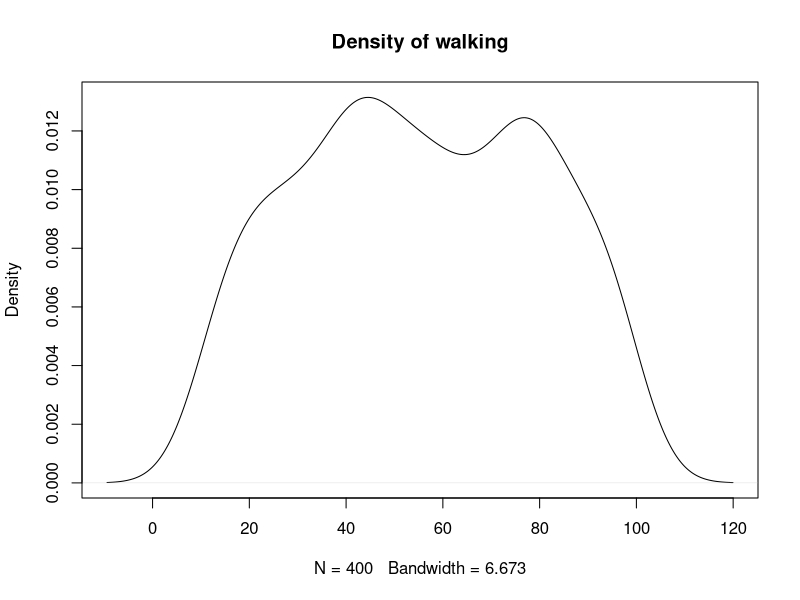
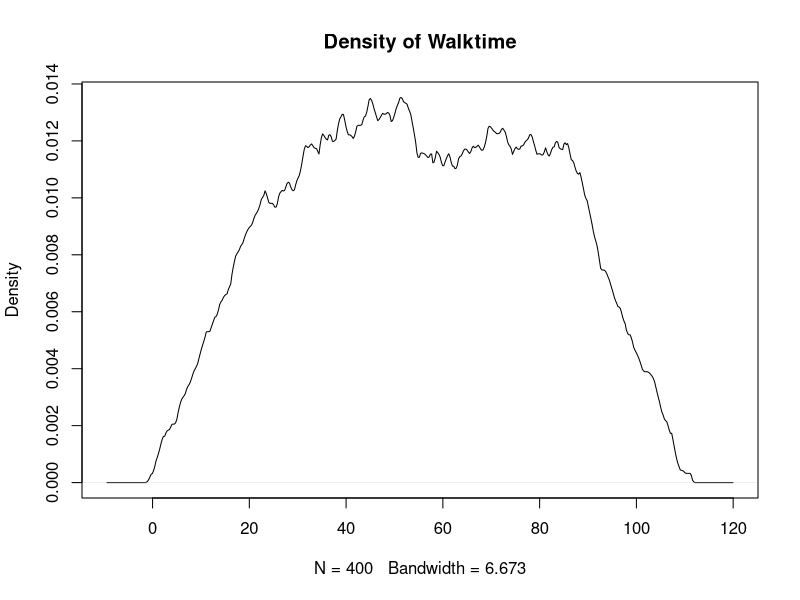

R code for these plots, in order:
walktime <-c(62.11, 71.91, 98.22, 46.48, 55.96, 56.40, 33.88, 13.49, 53.73, 44.39, 78.30, 49.86, 42.96, 26.17, 74.54, 46.25, 53.56, 62.10, 55.80, 46.21, 66.80, 97.28, 54.25, 36.05, 82.09, 89.67, 11.23, 77.41, 56.33, 71.95, 23.77, 45.39, 84.34, 72.38, 86.17, 86.18, 49.04, 77.39, 54.99, 15.43, 36.16, 21.47, 49.65, 89.22, 35.69, 53.77, 76.82, 19.07, 36.42, 92.23, 79.45, 30.95, 18.57, 36.35, 48.14, 16.49, 77.48, 14.44, 12.86, 80.83, 61.62, 83.91, 96.18, 76.79, 16.61, 27.42, 66.81, 17.03, 61.37, 18.28, 37.49, 11.90, 73.68, 10.61, 79.57, 46.42, 30.62, 99.86, 45.32, 37.56, 52.03, 46.72, 68.82, 61.77, 88.57, 73.70, 55.73, 44.02, 17.38, 85.33, 53.52, 56.78, 34.63, 78.35, 41.36, 85.79, 44.32, 50.71, 61.86, 70.15, 14.32, 34.11, 50.23, 55.61, 92.27, 55.16, 75.65, 61.29, 30.96, 94.85, 82.86, 93.23, 49.55, 42.95, 43.16, 58.20, 52.39, 83.00, 32.28, 99.94, 54.70, 87.46, 72.68, 31.44, 39.10, 27.94, 26.34, 11.02, 68.26, 91.10, 67.25, 59.22, 33.12, 42.15, 74.69, 51.17, 16.94, 76.96, 47.75, 37.81, 60.21, 96.60, 69.73, 33.94, 49.80, 13.54, 75.33, 55.18, 12.36, 79.86, 85.36, 64.74, 50.30, 42.62, 56.06, 53.72, 78.84, 92.83, 28.11, 42.53, 86.41, 44.86, 49.58, 96.00, 29.56, 76.67, 34.00, 18.62, 42.49, 44.23, 61.45, 96.67, 22.46, 64.51, 87.61, 28.76, 30.39, 64.22, 70.08, 91.67, 67.71, 42.15, 59.64, 58.88, 50.48, 50.89, 80.32, 37.60, 32.06, 37.50, 25.16, 21.17, 63.98, 65.62, 21.69, 96.50, 86.33, 95.88, 30.25, 34.77, 49.61, 69.79, 79.23, 72.16, 69.86, 72.86, 17.76, 53.75, 84.30, 80.38, 80.75, 72.39, 80.77, 46.18, 29.13, 32.56, 43.43, 16.91, 63.84, 62.74, 59.12, 80.65, 25.26, 60.85, 41.08, 50.32, 78.38, 62.36, 67.57, 42.53, 93.23, 38.87, 27.95, 99.89, 44.98, 25.39, 41.69, 13.42, 41.00, 20.64, 89.49, 75.87, 25.12, 97.12, 40.25, 41.44, 34.39, 62.69, 74.57, 22.49, 80.36, 76.86, 28.04, 47.13, 40.63, 69.09, 23.75, 78.77, 94.06, 87.39, 39.73, 56.25, 74.39, 42.48, 36.79, 47.80, 53.36, 27.92, 49.63, 67.20, 41.95, 51.01, 12.99, 25.62, 24.24, 74.84, 29.68, 78.68, 58.70, 15.28, 12.30, 68.76, 66.71, 75.51, 74.63, 22.49, 56.03, 39.49, 56.11, 42.87, 59.53, 46.28, 67.60, 28.58, 19.70, 54.13, 21.12, 46.05, 21.93, 57.27, 48.00, 19.88, 62.60, 89.17, 41.04, 93.66, 50.12, 69.81, 76.07, 77.53, 95.04, 70.07, 73.01, 79.03, 16.91, 96.07, 85.44, 27.24, 12.11, 80.93, 62.04, 59.68, 73.72, 60.90, 40.14, 37.58, 24.41, 42.89, 79.36, 19.91, 28.61, 94.14, 42.28, 85.20, 37.23, 96.28, 93.29, 83.76, 21.61, 33.61, 20.90, 77.80, 55.27, 72.84, 41.90, 11.93, 22.12, 19.36, 62.83, 94.95, 28.17, 93.53, 32.68, 39.24, 83.49, 87.96, 34.60, 20.26, 88.83, 17.42, 96.90, 42.92, 79.18, 95.90, 92.47, 95.13, 82.28, 92.69, 61.03, 44.12, 72.55, 53.06, 92.82, 13.25, 70.06, 74.15, 41.70, 38.54, 91.99, 60.24, 23.85, 33.50, 72.90, 83.23, 28.24, 68.92, 87.54, 79.90, 80.38, 65.91, 12.67, 77.37, 88.25, 27.11, 83.51, 40.93, 82.66, 62.42, 38.15, 48.43)
plot(density(walktime ,kernel='gaussian') ,main="Density of walking")
plot(density(walktime, kernel='rectangular'), main="Density of Walktime")
